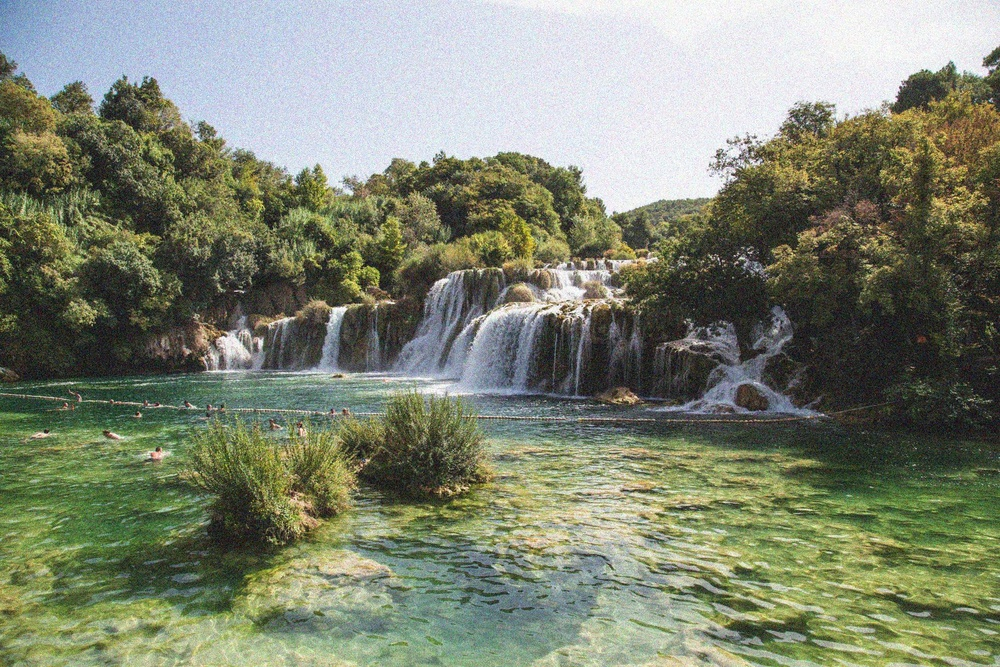
#> input picture image_process_python/images/noise-noisy-nature.jpg, 1000 x 667 px, shrunk from 1824 x 1216 before the run, found by its file name
$ python reduce_noice_preserve_edge.py
#> lines starting #> are read from the running program, lines starting #| are printed output that depends on the picture
### image_process_python/utils.py
import matplotlib.pyplot as plt


# Define a function using matplotlib to display the images
def show_image(image, title="Image", cmap_type="gray"):
    plt.imshow(image, cmap=cmap_type)
    plt.title(title)
    plt.axis("off")
    plt.show()


# [65 lines left out: functions show_image_contour, show_image_with_corners, show_detected_face, getFaceRectangle, mergeBlurryFace, not called in this run]

### image_process_python/restore_segment_noice_contour/reduce_noice_preserve_edge.py
""" Use bilateral filter to reduce noise while preserving edges """

# Import bilateral denoising function
import skimage
from utils import show_image

# Prepare data
landscape_image = skimage.io.imread(
    "/users/s0046425/git_projects/2025/data-camp-courses/image_process_python/images/noise-noisy-nature.jpg"
)
#> landscape_image is the input picture: shape (667, 1000, 3); mean R, G, B 126.7, 132.9, 113.2
from skimage.restoration import denoise_bilateral

# Apply bilateral filter denoising
denoised_image = denoise_bilateral(landscape_image, channel_axis=2)
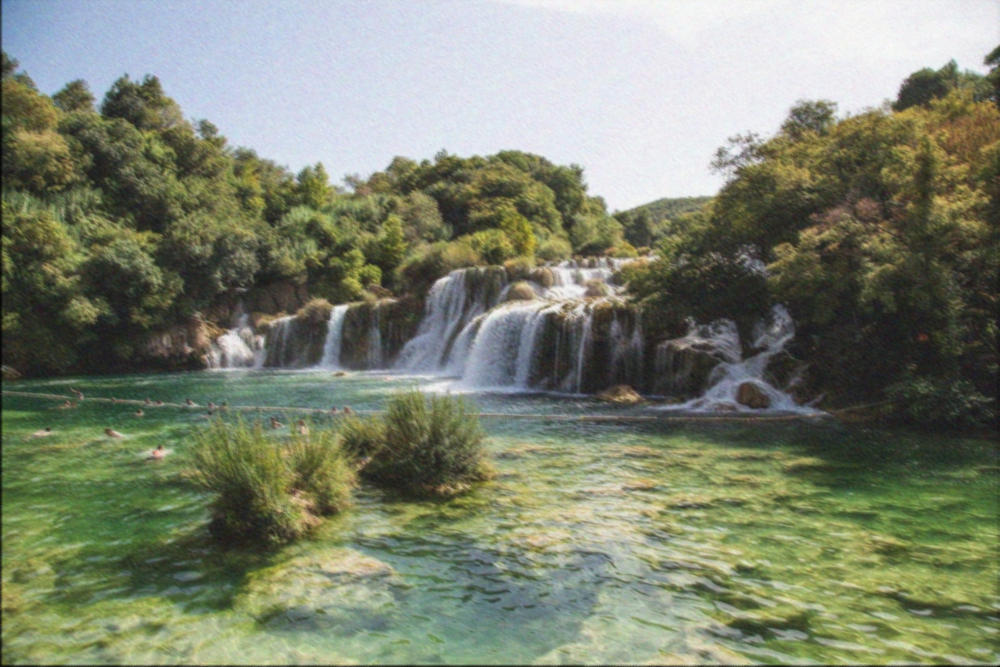
#> denoised_image: shape (667, 1000, 3) float64; mean R, G, B 0.494, 0.519, 0.441

# Show original and resulting images
show_image(landscape_image, "Noisy image")
show_image(denoised_image, "Denoised image")

$ run again, with image_process_python/images/chinese.jpg copied over image_process_python/images/noise-noisy-nature.jpg
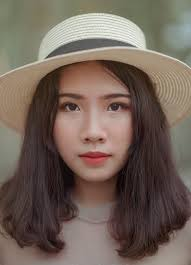
#> input picture image_process_python/images/chinese.jpg, 191 x 265 px, found by its file name
#> landscape_image is the input picture: shape (265, 191, 3); mean R, G, B 114.6, 99.2, 89
#> `denoised_image = denoise_bilateral(landscape_image, channel_axis=2)`:
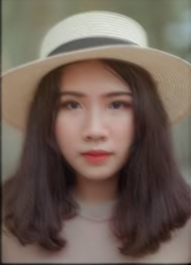
#> denoised_image: shape (265, 191, 3) float64; mean R, G, B 0.445, 0.384, 0.345

$ run again, with image_process_python/images/face_det25.jpg copied over image_process_python/images/noise-noisy-nature.jpg
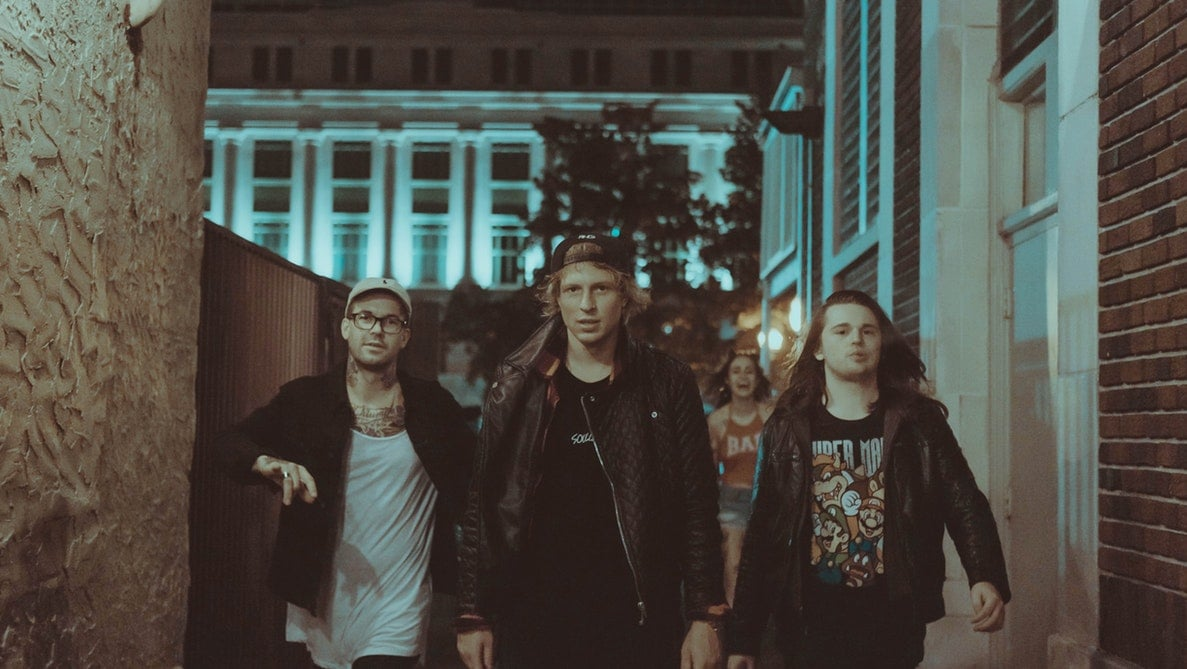
#> input picture image_process_python/images/face_det25.jpg, 1187 x 669 px, found by its file name
#> landscape_image is the input picture: shape (669, 1187, 3); mean R, G, B 78.2, 76.4, 69.4
#> `denoised_image = denoise_bilateral(landscape_image, channel_axis=2)`:
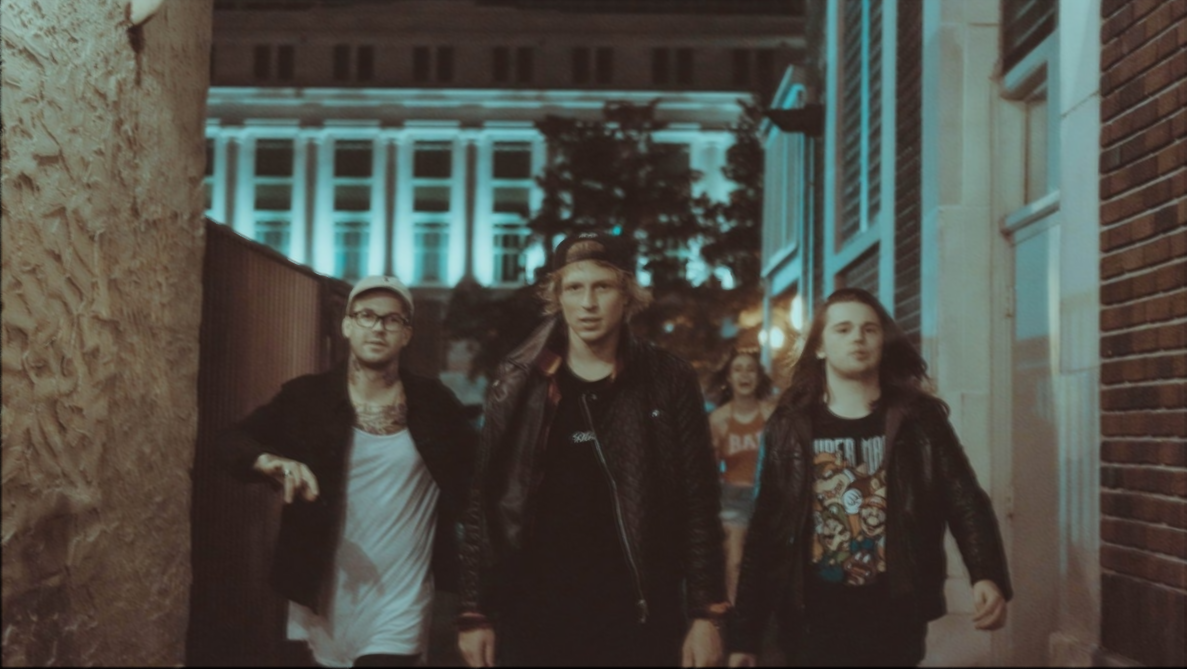
#> denoised_image: shape (669, 1187, 3) float64; mean R, G, B 0.306, 0.299, 0.271
